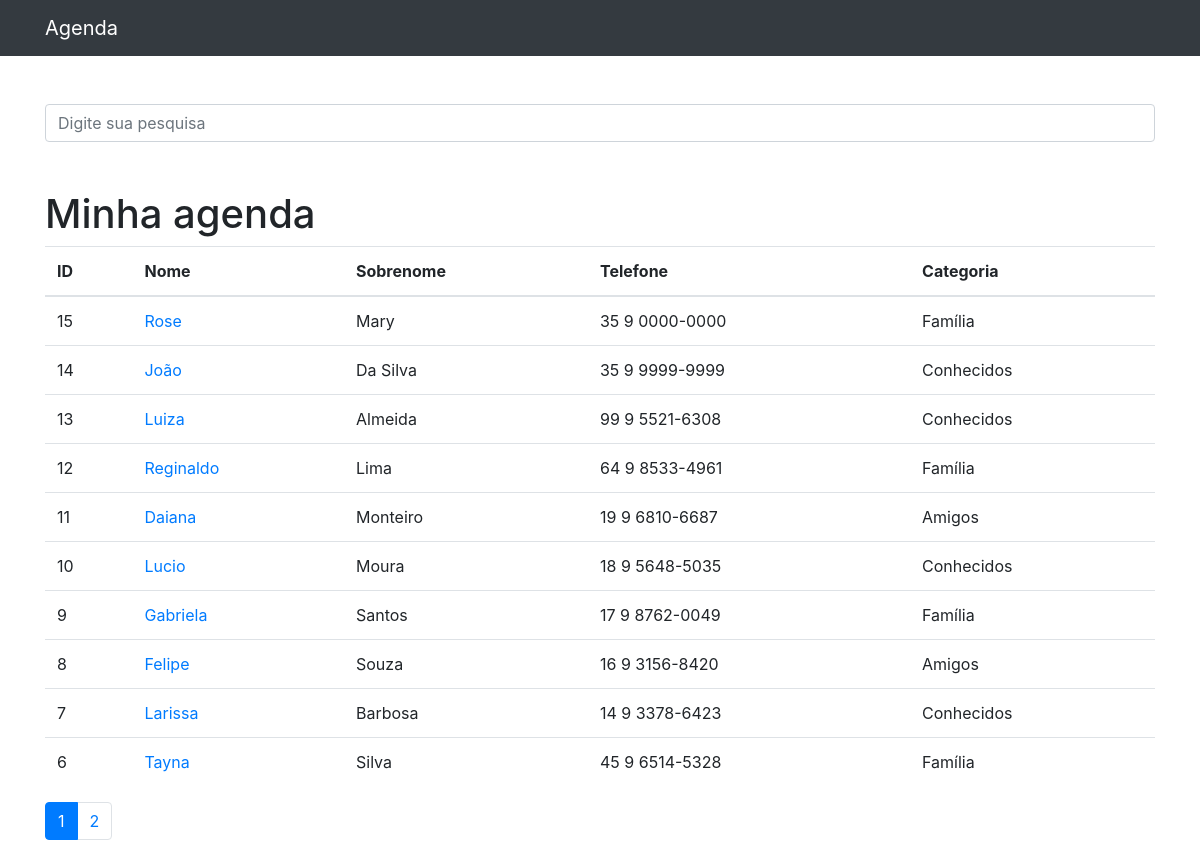
The page / on the database its author committed.
### contatos/models.py (models this page shows, shortened)
class Contato(models.Model):
    nome = models.CharField(max_length=150)
    sobrenome = models.CharField(max_length=255, blank=True)
    telefone = models.CharField(max_length=255)
    email = models.CharField(max_length=255, blank=True)
    data_criacao = models.DateTimeField(default=timezone.now)
    descricao = models.TextField(blank=True)
    categoria = models.ForeignKey(Categoria, on_delete=models.DO_NOTHING)
    mostrar = models.BooleanField(default=True)
    foto = models.ImageField(blank=True, upload_to='fotos/%Y/%m/')

class Categoria(models.Model):
    nome = models.CharField(max_length=255)
    def __str__(self):
        return self.nome

### contatos/views.py (the view)
# urls.py: path('', views.index, name='index'),
def index(request):
    contatos = Contato.objects.order_by('-id').filter(
        mostrar=True
    )
    paginator = Paginator(contatos, 10)
    page = request.GET.get('p')
    contatos = paginator.get_page(page)
    return render(request, 'contatos/index.html', {
        'contatos': contatos
    })

### contatos/templates/contatos/index.html
{% extends 'base.html' %}
{%block conteudo%}
    <h1 class="mt-5">Minha agenda</h1>
    <table class="table">
      <thead>
        <tr>
          <th>ID</th>
          <th>Nome</th>
          <th>Sobrenome</th>
          <th>Telefone</th>
          <th>Categoria</th>
        </tr>
      </thead>
      <tbody>
        {% for contato in contatos %}
          <tr>
            <td>{{ contato.id }}</td>
            <td>
              <a href="{% url 'ver_contato' contato.id %}">{{ contato.nome }}</a>
            </td>
            <td>{{ contato.sobrenome }}</td>
            <td>{{ contato.telefone }}</td>
            <td>{{ contato.categoria }}</td>
          </tr>
        {% endfor %}
      </tbody>
    </table>
<nav aria-label="Page navigation example">
  <ul class="pagination">
    {% for pagina in contatos.paginator.page_range %}
      {% if contatos.number == pagina %}
        <li class="page-item active">
          <a class="page-link" href="?p={{ pagina }}&termo={{ request.GET.termo }}">{{pagina}}</a>
        </li>
      {% else %}
         <li class="page-item">
          <a class="page-link" href="?p={{ pagina }}&termo={{ request.GET.termo }}">{{pagina}}</a>
        </li>
      {% endif %}
    {% endfor %}
  </ul>
</nav>
{%endblock%}

### templates/base.html (shortened to what this page needs)
{% load static %}
<!DOCTYPE html>
<html lang="pt">
<head>
  {% include 'parciais/_head.html' %}
</head>
<body>
  {% include 'parciais/_nav.html' %}
  <div class="container">
    <div class="row">
      <div class="col-lg-12">
        {% if 'accounts' not in request.path %}
          <br><br>
          <form method="get" action="{% url 'busca'%}">
            <div class="form-group row">
              <div class="col-12">
                <input class="form-control"
                       type="search" value="{{ request.GET.termo }}"
                       id="search-input"
                       placeholder="Digite sua pesquisa"
                       name="termo">
              </div>
            </div>
          </form>
        {% endif %}
        {%block conteudo%} {%endblock%}
      </div>
    </div>
  </div>
</body>

### templates/parciais/_head.html (shortened to what this page needs)
{% load static %}
<link href="{% static 'vendor/bootstrap/css/bootstrap.min.css'%}" rel="stylesheet">

### templates/parciais/_nav.html (shortened to what this page needs)
  <nav class="navbar navbar-expand-lg navbar-dark bg-dark static-top">
    <div class="container">
      <a class="navbar-brand" href="{% url 'index' %}">Agenda</a>
    </div>
  </nav>

### rows shown on the page
Contato: id "15", nome "Rose", sobrenome "Mary", telefone "35 9 0000-0000", categoria "Família"
Contato: id "14", nome "João", sobrenome "Da Silva", telefone "35 9 9999-9999", categoria "Conhecidos"
Contato: id "13", nome "Luiza", sobrenome "Almeida", telefone "99 9 5521-6308", categoria "Conhecidos"
Contato: id "12", nome "Reginaldo", sobrenome "Lima", telefone "64 9 8533-4961", categoria "Família"
Contato: id "11", nome "Daiana", sobrenome "Monteiro", telefone "19 9 6810-6687", categoria "Amigos"
Contato: id "10", nome "Lucio", sobrenome "Moura", telefone "18 9 5648-5035", categoria "Conhecidos"
Contato: id "9", nome "Gabriela", sobrenome "Santos", telefone "17 9 8762-0049", categoria "Família"
Contato: id "8", nome "Felipe", sobrenome "Souza", telefone "16 9 3156-8420", categoria "Amigos"
Contato: id "7", nome "Larissa", sobrenome "Barbosa", telefone "14 9 3378-6423", categoria "Conhecidos"
Contato: id "6", nome "Tayna", sobrenome "Silva", telefone "45 9 6514-5328", categoria "Família"

### other values the page prints
{{ pagina }} "1"
{{ pagina }} "2"
